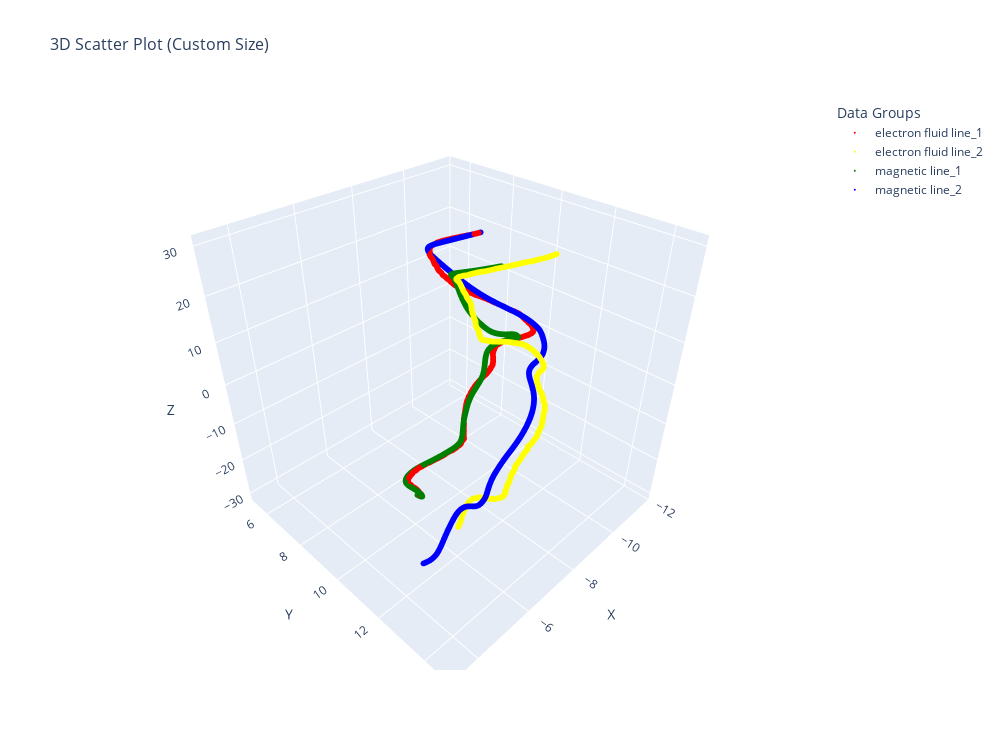

Notebook code for this chart:
### Code cell
import plotly.graph_objects as go
import numpy as np
position_end = np.load('position_end_arr_1.npy')
position_start = np.load('position_start.npy')
position_e_mat = np.load('position_e_mat.npy')
position_e_mat_2 = np.load('position_e_mat_2.npy')
print(position_end.shape)
# print(position_start[0:60,:])
print(position_end[0,:])
print(position_e_mat_2[0,-1,:])
# line_test = trace_fieldline_3D_single(np.array(position_end[2000,:]), max_steps=3000,ds=0.02,direction=1)
# line_test_0 = trace_fieldline_3D_optimized(np.array([-8.60984777, 11.16027588,  9.92067738]), x,y,z,interp_Bx,interp_By, interp_Bz,max_steps=2000,ds_init=0.02,direction=-1)
# print(line_test.shape)
#print(line_test_0[:30,:])
# print(line_test_0[:30,:])
for epoch in range(9,10):
    print(epoch)
    Bx, By, Bz = Q_3d['bx'][:,:,:,epoch],Q_3d['by'][:,:,:,epoch],Q_3d['bz'][:,:,:,epoch]
    interp_Bx = RegularGridInterpolator((x, y, z), Bx)
    interp_By = RegularGridInterpolator((x, y, z), By)
    interp_Bz = RegularGridInterpolator((x, y, z), Bz)
    line_test = trace_fieldline_3D_single(np.array(position_e_mat[0,epoch,:]), max_steps=3000,ds=0.02,direction=1)
    line_test_2 = trace_fieldline_3D_single(np.array(position_e_mat[-1,epoch,:]), max_steps=3000,ds=0.02,direction=-1)
    #line_test_3 = trace_fieldline_3D_single(np.array(position_e_mat_2[0,-1,:]), max_steps=3000,ds=0.02,direction=1)
    if epoch == 10:
        print(line_test_2[-200,:])
    if epoch == 9:
        fig = go.Figure(data=[
            # 第一组：红色散点（position_start）
            go.Scatter3d(
                x=position_e_mat[:, epoch,0],  # x坐标
                y=position_e_mat[:, epoch,1],  # y坐标
                z=position_e_mat[:, epoch,2],  # z坐标
                mode='markers',     # 模式：标记点
                marker=dict(color='red',size=2),  # 颜色
                name='electron fluid line_1'      # 图例名称（区分不同数据）
            ),
            go.Scatter3d(
                x=position_e_mat_2[:, epoch,0],  # x坐标
                y=position_e_mat_2[:, epoch,1],  # y坐标
                z=position_e_mat_2[:, epoch,2],  # z坐标
                mode='markers',     # 模式：标记点
                marker=dict(color='yellow',size=2),  # 颜色
                name='electron fluid line_2' )     # 图例名称（区分不同数据）
                ,
            
            go.Scatter3d(
                x=line_test[:, 0],  # x坐标
                y=line_test[:, 1],  # y坐标
                z=line_test[:, 2],  # z坐标
                mode='markers',     # 模式：标记点
                marker=dict(color='green',size=2),  # 颜色
                name='magnetic line_1'      # 图例名称（区分不同数据）
            ),
                go.Scatter3d(
                x=line_test_2[:, 0],  # x坐标
                y=line_test_2[:, 1],  # y坐标
                z=line_test_2[:, 2],  # z坐标
                mode='markers',     # 模式：标记点
                marker=dict(color='blue',size=2),  # 颜色
                name='magnetic line_2'      # 图例名称（区分不同数据）
            ),
            # go.Scatter3d(
            #     x=line_test_3[:, 0],  # x坐标
            #     y=line_test_3[:, 1],  # y坐标
            #     z=line_test_3[:, 2],  # z坐标
            #     mode='markers',     # 模式：标记点
            #     marker=dict(color='purple',size=2),  # 颜色
            #     name='尾部电子流体元所在磁力线_2'      # 图例名称（区分不同数据）
            # )
            ])
       
    else:
        fig = go.Figure(data=[
            # 第一组：红色散点（position_start）
            go.Scatter3d(
                x=position_e_mat[:, epoch,0],  # x坐标
                y=position_e_mat[:, epoch,1],  # y坐标
                z=position_e_mat[:, epoch,2],  # z坐标
                mode='markers',     # 模式：标记点
                marker=dict(color='red',size=2),  # 颜色
                name=' electron fluid line_1'      # 图例名称（区分不同数据）
            ),
            go.Scatter3d(
                x=position_e_mat_2[:, epoch,0],  # x坐标
                y=position_e_mat_2[:, epoch,1],  # y坐标
                z=position_e_mat_2[:, epoch,2],  # z坐标
                mode='markers',     # 模式：标记点
                marker=dict(color='yellow',size=2),  # 颜色
                name='electron fluid line_2' )     # 图例名称（区分不同数据）
                ,
            
            # go.Scatter3d(
            #     x=line_test[:, 0],  # x坐标
            #     y=line_test[:, 1],  # y坐标
            #     z=line_test[:, 2],  # z坐标
            #     mode='markers',     # 模式：标记点
            #     marker=dict(color='green',size=2),  # 颜色
            #     name='尾部电子流体元所在磁力线'      # 图例名称（区分不同数据）
            # ),
            #     go.Scatter3d(
            #     x=line_test_2[:, 0],  # x坐标
            #     y=line_test_2[:, 1],  # y坐标
            #     z=line_test_2[:, 2],  # z坐标
            #     mode='markers',     # 模式：标记点
            #     marker=dict(color='blue',size=2),  # 颜色
            #     name='顶部电子流体元所在磁力线'      # 图例名称（区分不同数据）
            # ),
            # go.Scatter3d(
            #     x=line_test_3[:, 0],  # x坐标
            #     y=line_test_3[:, 1],  # y坐标
            #     z=line_test_3[:, 2],  # z坐标
            #     mode='markers',     # 模式：标记点
            #     marker=dict(color='purple',size=2),  # 颜色
            #     name='尾部电子流体元所在磁力线_2'      # 图例名称（区分不同数据）
            # )
            ])
    fig.update_layout(
        # 图表尺寸（宽度×高度，单位：像素）
        width=1000,   # 宽度：按需调整（如 800、1200）
        height=750,   # 高度：按需调整（如 600、900）
        # 可选：其他布局优化（保持图表比例协调）
        title='3D Scatter Plot (Custom Size)',
        title_font=dict(size=16),  # 标题字体大小（随图表尺寸同步调整）
        legend=dict(
            title='Data Groups',
            font=dict(size=12)     # 图例字体大小（避免尺寸过大/过小）
        ),
        # 若之前有坐标轴范围、视角配置，可保留在这里
        scene=dict(
        xaxis=dict(
            range=[-12, -3],  # X轴固定范围（根据你的数据调整）
            title='X'     # 轴标题（可选）
        ),
        yaxis=dict(
            range=[5, 15],  # Y轴固定范围
            title='Y'
        ),
        zaxis=dict(
            range=[-32, 32],   # Z轴固定范围（示例：20到30，根据你的数据调整）
            title='Z'
        ),
    ))
    fig.write_image(
        f"trace_figs/3d_scatter_plot_{epoch}.png",  # 保存路径（相对路径，也可写绝对路径如 "/home/user/plot.png"）
        width=1200,             # 保存时的宽度（建议比显示时大，提高清晰度）
        height=800,             # 保存时的高度
        scale=2                 # 缩放比例（2 表示 2 倍分辨率，避免模糊）
    )
    fig.show()

    # print(line_test[:60,:])

### Figure 1 — Plotly figure (JSON) as saved in the notebook; plotly's stock layout.template omitted (floating-point values rounded to 4 significant figures; data arrays with more than 128 entries replaced by an {"elided": "..."} marker saying what was removed)
{"data": [{"marker": {"color": "red", "size": 2}, "mode": "markers", "name": "electron fluid line_1", "type": "scatter3d", "x": {"elided": "3002 float values"}, "y": {"elided": "3002 float values"}, "z": {"elided": "3002 float values"}}, {"marker": {"color": "yellow", "size": 2}, "mode": "markers", "name": "electron fluid line_2", "type": "scatter3d", "x": {"elided": "2982 float values"}, "y": {"elided": "2982 float values"}, "z": {"elided": "2982 float values"}}, {"marker": {"color": "green", "size": 2}, "mode": "markers", "name": "magnetic line_1", "type": "scatter3d", "x": {"elided": "3001 float values"}, "y": {"elided": "3001 float values"}, "z": {"elided": "3001 float values"}}, {"marker": {"color": "blue", "size": 2}, "mode": "markers", "name": "magnetic line_2", "type": "scatter3d", "x": {"elided": "3001 float values"}, "y": {"elided": "3001 float values"}, "z": {"elided": "3001 float values"}}], "layout": {"height": 750, "legend": {"font": {"size": 12}, "title": {"text": "Data Groups"}}, "scene": {"xaxis": {"range": [-12, -3], "title": {"text": "X"}}, "yaxis": {"range": [5, 15], "title": {"text": "Y"}}, "zaxis": {"range": [-32, 32], "title": {"text": "Z"}}}, "title": {"font": {"size": 16}, "text": "3D Scatter Plot (Custom Size)"}, "width": 1000}}
